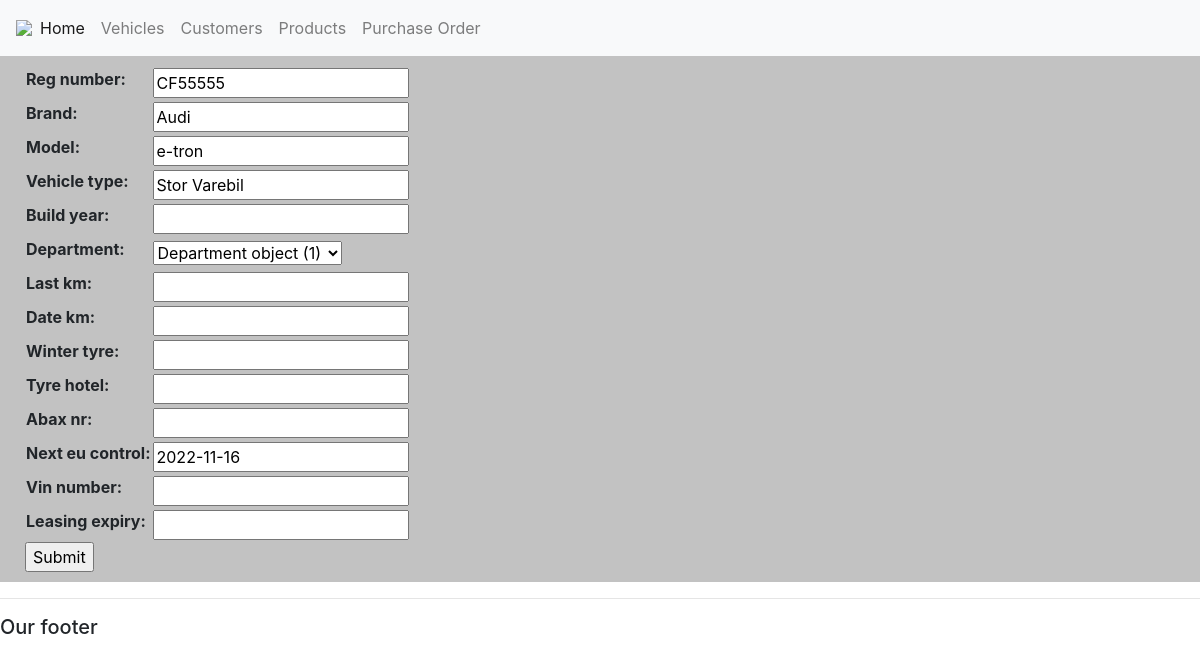
The page /edit_vehicle/1/ on the database its author committed.
### fleet_management/models.py (models this page shows, shortened)
class Vehicle(models.Model):
    reg_number = models.CharField(max_length=7, null=True, unique=True)
    brand = models.CharField(max_length=200, null=True, blank=True)
    model = models.CharField(max_length=100, null=True, blank=True)
    vehicle_type = models.CharField(max_length=100, null=True, blank=True)
    build_year = models.IntegerField(null=True, blank=True)
    department = models.ForeignKey(Department, default=1, on_delete=models.PROTECT)
    last_km = models.IntegerField(null=True, blank=True)
    date_km = models.DateField(null=True, blank=True)
    winter_tyre = models.CharField(
        max_length=200,
        null=True,
        blank=True,
    )
    tyre_hotel = models.CharField(max_length=100, null=True, blank=True)
    abax_nr = models.CharField(max_length=9, null=True, blank=True)
    last_eu_control = models.DateField(null=True, blank=True)
    next_eu_control = models.DateField(null=True, blank=True)
    vin_number = models.CharField(max_length=100, null=True, blank=True)
    owner = models.CharField(max_length=100, null=True, blank=True)
    leasing_expiry = models.DateField(null=True, blank=True)

### fleet_management/views.py (the view)
# urls.py: path("edit_vehicle/<str:pk>/", views.editVehicle, name="edit_vehicle"),
def editVehicle(request, pk):
    vehicle = Vehicle.objects.get(id=pk)
    form = VehiclesForm(instance=vehicle)
    if request.method == "POST":
        form = VehiclesForm(request.POST, instance=vehicle)
        if form.is_valid():
            form.save()
            return redirect("/vehicles_list/")
    return render(request, "fleet_management/register_vehicle.html", {"form": form})

### fleet_management/forms.py
class VehiclesForm(ModelForm):
    class Meta:
        model = Vehicle
        fields = [
            "reg_number",
            "brand",
            "model",
            "vehicle_type",
            "build_year",
            "department",
            "last_km",
            "date_km",
            "winter_tyre",
            "tyre_hotel",
            "abax_nr",
            "next_eu_control",
            "vin_number",
            "leasing_expiry",
        ]

### fleet_management/templates/fleet_management/register_vehicle.html (shortened to what this page needs)
{% extends 'base.html' %}
{% load static %}
{% block content %}
<div class='row'>
    <div class='col'>
        <form action="" method="POST">
            <table>
            {{form}}
            </table>
            <input type="submit" name="Submit">
        </form>
    </div>
</div>
{% endblock %}

### fleet_management/static/fleet_management/site.css (style rules this page uses)
.row { padding: 10px; background-color: rgb(194, 194, 194); }

### rows shown on the page
Vehicle: reg_number "CF55555", brand "Audi", model "e-tron", vehicle_type "Stor Varebil", department "Department object (1)", next_eu_control "2022-11-16"
